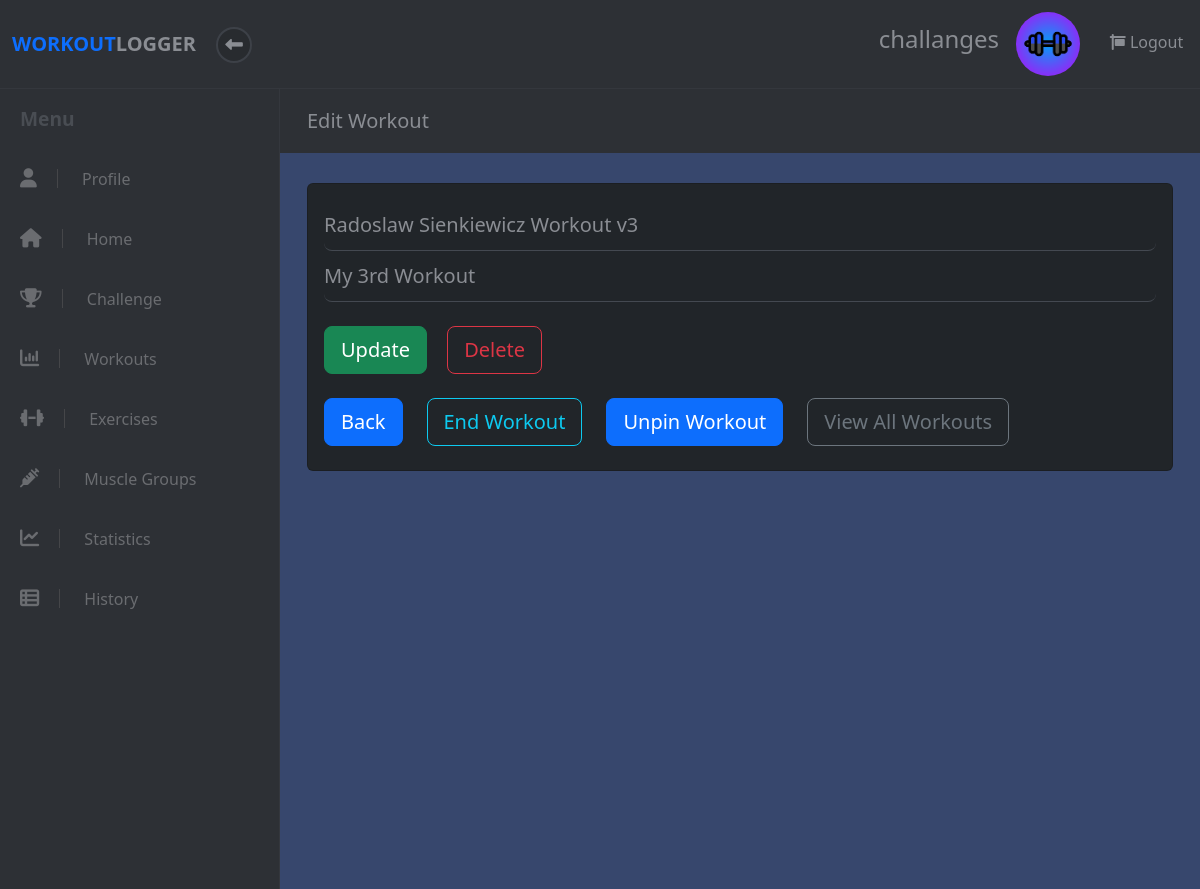
/workout/9/edit (signed in), run on the app's committed database.
### workout/models.py (models this page shows, shortened)
class User(models.Model):
    username = models.CharField(max_length=20)
    email = models.CharField(max_length=50)
    password = models.CharField(max_length=255)
    created_at = models.DateTimeField(auto_now_add=True)
    updated_at = models.DateTimeField(auto_now=True)
    profile_photo_url = models.CharField(max_length=255, blank=True, null=True)
    background_photo_url = models.CharField(max_length=255, blank=True, null=True)
    objects = UserManager()

class Workout(models.Model):
    name = models.CharField(max_length=50)
    description = models.CharField(max_length=150)
    completed = models.BooleanField(default=False)
    is_shared = models.BooleanField(default=False)
    user = models.ForeignKey(User, on_delete=models.CASCADE, default=None)
    challenge = models.ForeignKey(Challenge, on_delete=models.CASCADE, default=None, blank=True, null=True)
    created_at = models.DateTimeField(auto_now_add=True)
    updated_at = models.DateTimeField(auto_now=True)

### workout/views.py (the view, shortened to what this page needs)
# urls.py: re_path(r'^workout/(?P<id>\d*)/edit$', views.edit_workout),
def edit_workout(request, id):
    try:
        user = User.objects.get(id=request.session["user_id"])
        ste = StrengthTrainingExercise.objects.filter(workout__id=id)
        ete = EnduranceTrainingExercise.objects.filter(workout__id=id)
        be = BalanceExercise.objects.filter(workout__id=id)
        fe = FlexibilityExercise.objects.filter(workout__id=id)
        exercises = list(chain(ste, ete, be, fe))
        data = {
            'user': user,
            'workout': Workout.objects.get(id=id),
            'exercises': sorted(exercises, key=lambda x: x.updated_at, reverse=True),
        }
        if request.method == "GET":
            logging.debug("GET request to edit workout")
            return render(request, "workout/edit_workout.html", data)
    except (KeyError, User.DoesNotExist) as err:
        messages.info(request, "You must be logged in to view this page.", extra_tags="invalid_session")
        logging.warning("User must be logged in to view 'edit_workout'.")
        return redirect("/")

### workout/templates/workout/edit_workout.html (shortened to what this page needs)
<!DOCTYPE html>
<html>
  <head>
    {% load static %}
    <link
      rel="stylesheet"
      href="{% static 'fontawesomefree/css/all.min.css' %}"
    />
    <link rel="stylesheet" href="../../static/workout/styles.css" />
    {% load bootstrap5 %} {% bootstrap_css %} {% bootstrap_javascript %}
  </head>
  <body>
    {% include 'workout/widgets/header.html' %}
    <div class="d-flex align-items-stretch">
      {% include 'workout/widgets/sidebar.html' %}
      <div class="page-content">
        <div class="page-header">
          <div class="container-fluid">
            <h2 class="h5 no-margin-bottom">Edit Workout</h2>
          </div>
        </div>
        <section class="no-padding-bottom">
          <div class="container-fluid">
            <div class="card bg-dark add-exercise mb-4 mt-2">
              <div class="card-body text-light">
                <div class="row">
                  <div class="col-lg-12">
                    <form
                      id="update-workout-form"
                      action="/workout/{{ workout.id }}/edit"
                      method="POST"
                    >
                      <div class="form-group">
                        <input
                          id="name"
                          type="text"
                          name="name"
                          required
                          class="input-material form-control-lg"
                          placeholder="Name"
                          value="{{ workout.name }}"
                        />
                      </div>
                      <div class="form-group">
                        <input
                          id="description"
                          type="text"
                          name="description"
                          class="input-material form-control-lg"
                          placeholder="Description"
                          value="{{ workout.description }}"
                        />
                      </div>
                      <input
                        id="update"
                        type="submit"
                        value="Update"
                        class="btn btn-success btn-lg my-4"
                      />
                      <a
                        id="delete-workout"
                        href="/workout/{{ workout.id }}/delete"
                        style="text-decoration: none"
                        class="btn btn-outline-danger btn-lg ms-3"
                        >Delete</a
                      >
                    </form>
                    <div class="row mb-2">
                      <div class="col-auto text-left">
                        <a
                          href="/workout/{{ workout.id }}"
                          style="text-decoration: none"
                          class="btn btn-primary btn-lg end-workout"
                          >Back</a
                        >
                      </div>
                      <div class="col-auto text-left">
                        <form
                          id="end-workout-form"
                          action="/workout/{{ workout.id }}/complete"
                          method="POST"
                        >
                          {% if workout.completed == False %}
                          <button
                            id="end-workout"
                            type="submit"
                            class="btn btn-outline-info btn-lg"
                          >
                            End Workout
                          </button>
                          {% endif %}
                        </form>
                      </div>
                      <div class="col-auto text-left">
                        <form
                        id="end-workout-form"
                        action="/workout/{{ workout.id }}/share"
                        method="POST"
                      >
                        {% if workout.is_shared == False %}
                        <button
                          id="end-workout"
                          type="submit"
                          class="btn btn-outline-info btn-lg"
                        >
                          Pin Workout
                        </button>
                        {% else %}
                        <button
                          id="end-workout"
                          type="submit"
                          class="btn btn-primary btn-lg end-workout"
                          >
                          <b>Unpin Workout</b>
                        </button>
                        {% endif %}
                      </form>
                      </div>
                      <div class="col-auto text-left">
                        <a
                          href="/workout"
                          style="text-decoration: none"
                          class="btn btn-outline-secondary btn-lg "
                          >View All Workouts</a
                        >
                      </div>
                    </div>
                  </div>
                </div>
              </div>
            </div>
          </div>
        </section>
      </div>
    </div>
  </body>
</html>

### workout/templates/workout/widgets/header.html
<header class="header">
  <nav class="navbar navbar-expand-lg my-0 py-1">
    <div
      class="container-fluid d-flex align-items-center justify-content-between"
    >
      <div class="navbar-header">
        <a href="/dashboard" class="navbar-brand">
          <div class="brand-text brand-big visible text-uppercase">
            <strong class="text-primary">Workout </strong
            ><strong>Logger</strong>
          </div>
        </a>
        <button class="sidebar-toggle">
          <i class="fa fa-long-arrow-left"></i>
        </button>
      </div>
      <ul class="right-menu list-inline no-margin-bottom">
        {% if user.username %}
        <li class="list-inline-item">
          <div class="sidebar-header d-flex align-items-center">
            <div class="title">
              <h1 class="h4">{{ user.username }}</h1>
            </div>
          </div>
        </li>
        {% endif %} {% if user.profile_photo_url %}
        <li class="list-inline-item">
          <a href="/profile" class="nav-link">
            <div class="avatar">
              <img
                src="{{ user.profile_photo_url }}"
                alt="User Profile Picture"
                height="64"
                width="64"
                class="rounded-circle"
              />
            </div>
          </a>
        </li>
        {% else %} {% load static %}
        <li class="list-inline-item">
          <a href="/profile" class="nav-link">
            <div class="avatar">
              <img
                src="{% static 'workout/images/workout_logger.png' %}"
                alt="User Profile Picture"
                height="64"
                width="64"
                class="rounded-circle"
              />
            </div>
          </a>
        </li>
        {% endif %}
        <li class="list-inline-item ms-2">
          <a href="/user/logout" class="nav-link">
            <i class="fa fa-sign -out-alt"></i> Logout
          </a>
        </li>
      </ul>
    </div>
  </nav>
</header>

### workout/static/workout/styles.css (style rules this page uses)
body { position: relative; }
section { padding: 0 15px; }
a { -webkit-transition: all 0.3s; transition: all 0.3s; display: inline-block; }
button { cursor: pointer; }
i, span, strong { display: inline-block; }
input { outline: none; }
.no-padding-bottom { padding-bottom: 0 !important; }
.no-margin-bottom { margin-bottom: 0 !important; }
.page-content { background: #37476d; min-height: 100vh; width: calc(100% - 280px); padding: 0; }
.page-header { padding: 20px 15px; background: #2d3035; color: #8a8d93; margin-bottom: 30px; }
nav.navbar { background: #2d3035; color: #8a8d93; padding-top: 20px; padding-bottom: 20px; border-bottom: 1px solid #34373d; z-index: 9998; }
nav.navbar .sidebar-toggle { width: 36px; height: 36px; line-height: 29px; text-align: center; border-radius: 50%; background: #282b2f; color: #8a8d93; font-size: 1.1rem; border: 2px solid #3d4148; outline: none; }
nav.navbar a { color: inherit; }
nav.navbar .brand-text { display: none; font-weight: 700; }
nav.navbar .brand-text.visible { display: block; }
nav.navbar a.nav-link { padding: .5rem .3rem; position: relative; }
button, input[type='submit'] { cursor: pointer; font-family: inherit; font-weight: 300 !important; }
input.input-material { width: 100%; border: none; border-bottom: 1px solid #444951; padding: 10px 0; background: none; color: #8a8d93; }
.navbar { padding: 0.5rem 1rem; }
.navbar-brand { display: inline-block; padding-top: 0.3125rem; padding-bottom: 0.3125rem; margin-right: 1rem; font-size: 1.25rem; }
.btn { font-weight: normal; border: 1px solid transparent; padding: 0.5rem 0.75rem; font-size: 1rem; line-height: 1.25; border-radius: 0.25rem; -webkit-transition: all 0.15s ease-in-out; transition: all 0.15s ease-in-out; }
.btn-primary { color: #fff; background-color: rgba(42, 79, 247, 0.95); border-color: rgba(42, 97, 247, 0.95); }
.btn-success { color: #fff; background-color: #28a745; border-color: #28a745; }
.btn-outline-secondary { color: #868e96; background-color: transparent; background-image: none; border-color: #868e96; }
.btn-outline-info { color: #37cfdc; background-color: transparent; background-image: none; border-color: #37cfdc; }
.btn-outline-danger { color: #dc3545; background-color: transparent; background-image: none; border-color: #dc3545; }
.btn-lg { padding: 0.5rem 1rem; font-size: 1.25rem; line-height: 1.5; border-radius: 0.3rem; }
body { font-family: "Muli", sans-serif; font-size: 1rem; font-weight: normal; line-height: 1.5; color: #212529; background-color: #fff; }
a { color: rgba(42, 79, 247, 0.95); text-decoration: none; }
h1, h2, h3, h4, h5, h6, .h1, .h2, .h3, .h4, .h5, .h6 { margin-bottom: 0.5rem; font-family: inherit; font-weight: 700; line-height: 1.1; color: inherit; }
h1, .h1 { font-size: 2.5rem; }
h2, .h2 { font-size: 2rem; }
h4, .h4 { font-size: 1.5rem; }
h5, .h5 { font-size: 1.25rem; }
.text-primary { color: rgba(42, 79, 247, 0.95) !important; }
.bg-dark { background-color: #343a40 !important; }
.text-light { color: #f8f9fa !important; }

### data on the page
User: username "challanges"
Workout: name "Radoslaw Sienkiewicz Workout v3", description "My 3rd Workout"
